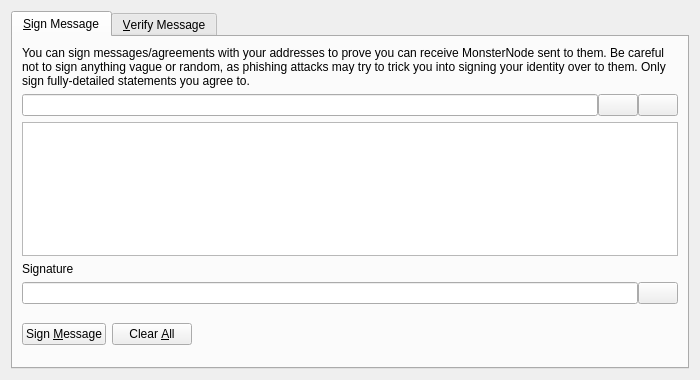
<?xml version="1.0" encoding="UTF-8"?>
<ui version="4.0">
 <class>SignVerifyMessageDialog</class>
 <widget class="QDialog" name="SignVerifyMessageDialog">
  <property name="geometry">
   <rect>
    <x>0</x>
    <y>0</y>
    <width>700</width>
    <height>380</height>
   </rect>
  </property>
  <property name="windowTitle">
   <string>Signatures - Sign / Verify a Message</string>
  </property>
  <property name="modal">
   <bool>true</bool>
  </property>
  <layout class="QVBoxLayout" name="verticalLayout">
   <item>
    <widget class="QTabWidget" name="tabWidget">
     <property name="currentIndex">
      <number>0</number>
     </property>
     <widget class="QWidget" name="tabSignMessage">
      <attribute name="title">
       <string>&amp;Sign Message</string>
      </attribute>
      <layout class="QVBoxLayout" name="verticalLayout_SM">
       <item>
        <widget class="QLabel" name="infoLabel_SM">
         <property name="text">
          <string>You can sign messages/agreements with your addresses to prove you can receive MonsterNode sent to them. Be careful not to sign anything vague or random, as phishing attacks may try to trick you into signing your identity over to them. Only sign fully-detailed statements you agree to.</string>
         </property>
         <property name="textFormat">
          <enum>Qt::PlainText</enum>
         </property>
         <property name="wordWrap">
          <bool>true</bool>
         </property>
        </widget>
       </item>
       <item>
        <layout class="QHBoxLayout" name="horizontalLayout_1_SM">
         <property name="spacing">
          <number>0</number>
         </property>
         <item>
          <widget class="QValidatedLineEdit" name="addressIn_SM">
           <property name="toolTip">
            <string>The MonsterNode address to sign the message with</string>
           </property>
          </widget>
         </item>
         <item>
          <widget class="QPushButton" name="addressBookButton_SM">
           <property name="toolTip">
            <string>Choose previously used address</string>
           </property>
           <property name="text">
            <string/>
           </property>
           <property name="shortcut">
            <string>Alt+A</string>
           </property>
           <property name="autoDefault">
            <bool>false</bool>
           </property>
          </widget>
         </item>
         <item>
          <widget class="QPushButton" name="pasteButton_SM">
           <property name="toolTip">
            <string>Paste address from clipboard</string>
           </property>
           <property name="text">
            <string/>
           </property>
           <property name="shortcut">
            <string>Alt+P</string>
           </property>
           <property name="autoDefault">
            <bool>false</bool>
           </property>
          </widget>
         </item>
        </layout>
       </item>
       <item>
        <widget class="QPlainTextEdit" name="messageIn_SM">
         <property name="toolTip">
          <string>Enter the message you want to sign here</string>
         </property>
        </widget>
       </item>
       <item>
        <widget class="QLabel" name="signatureLabel_SM">
         <property name="text">
          <string>Signature</string>
         </property>
         <property name="textFormat">
          <enum>Qt::PlainText</enum>
         </property>
        </widget>
       </item>
       <item>
        <layout class="QHBoxLayout" name="horizontalLayout_2_SM">
         <property name="spacing">
          <number>0</number>
         </property>
         <item>
          <widget class="QLineEdit" name="signatureOut_SM">
           <property name="font">
            <font>
             <italic>true</italic>
            </font>
           </property>
           <property name="readOnly">
            <bool>true</bool>
           </property>
          </widget>
         </item>
         <item>
          <widget class="QPushButton" name="copySignatureButton_SM">
           <property name="toolTip">
            <string>Copy the current signature to the system clipboard</string>
           </property>
           <property name="text">
            <string/>
           </property>
           <property name="autoDefault">
            <bool>false</bool>
           </property>
          </widget>
         </item>
        </layout>
       </item>
       <item>
        <layout class="QHBoxLayout" name="horizontalLayout_3_SM">
         <item>
          <widget class="QPushButton" name="signMessageButton_SM">
           <property name="toolTip">
            <string>Sign the message to prove you own this MonsterNode address</string>
           </property>
           <property name="text">
            <string>Sign &amp;Message</string>
           </property>
           <property name="autoDefault">
            <bool>false</bool>
           </property>
          </widget>
         </item>
         <item>
          <widget class="QPushButton" name="clearButton_SM">
           <property name="toolTip">
            <string>Reset all sign message fields</string>
           </property>
           <property name="text">
            <string>Clear &amp;All</string>
           </property>
           <property name="autoDefault">
            <bool>false</bool>
           </property>
          </widget>
         </item>
         <item>
          <spacer name="horizontalSpacer_1_SM">
           <property name="orientation">
            <enum>Qt::Horizontal</enum>
           </property>
           <property name="sizeHint" stdset="0">
            <size>
             <width>40</width>
             <height>48</height>
            </size>
           </property>
          </spacer>
         </item>
         <item>
          <widget class="QLabel" name="statusLabel_SM">
           <property name="font">
            <font>
             <weight>75</weight>
             <bold>true</bold>
            </font>
           </property>
           <property name="text">
            <string/>
           </property>
           <property name="wordWrap">
            <bool>true</bool>
           </property>
          </widget>
         </item>
         <item>
          <spacer name="horizontalSpacer_2_SM">
           <property name="orientation">
            <enum>Qt::Horizontal</enum>
           </property>
           <property name="sizeHint" stdset="0">
            <size>
             <width>40</width>
             <height>48</height>
            </size>
           </property>
          </spacer>
         </item>
        </layout>
       </item>
      </layout>
     </widget>
     <widget class="QWidget" name="tabVerifyMessage">
      <attribute name="title">
       <string>&amp;Verify Message</string>
      </attribute>
      <layout class="QVBoxLayout" name="verticalLayout_VM">
       <item>
        <widget class="QLabel" name="infoLabel_VM">
         <property name="text">
          <string>Enter the receiver's address, message (ensure you copy line breaks, spaces, tabs, etc. exactly) and signature below to verify the message. Be careful not to read more into the signature than what is in the signed message itself, to avoid being tricked by a man-in-the-middle attack. Note that this only proves the signing party receives with the address, it cannot prove sendership of any transaction!</string>
         </property>
         <property name="textFormat">
          <enum>Qt::PlainText</enum>
         </property>
         <property name="alignment">
          <set>Qt::AlignLeading|Qt::AlignLeft|Qt::AlignTop</set>
         </property>
         <property name="wordWrap">
          <bool>true</bool>
         </property>
        </widget>
       </item>
       <item>
        <layout class="QHBoxLayout" name="horizontalLayout_1_VM">
         <property name="spacing">
          <number>0</number>
         </property>
         <item>
          <widget class="QValidatedLineEdit" name="addressIn_VM">
           <property name="toolTip">
            <string>The MonsterNode address the message was signed with</string>
           </property>
          </widget>
         </item>
         <item>
          <widget class="QPushButton" name="addressBookButton_VM">
           <property name="toolTip">
            <string>Choose previously used address</string>
           </property>
           <property name="text">
            <string/>
           </property>
           <property name="shortcut">
            <string>Alt+A</string>
           </property>
           <property name="autoDefault">
            <bool>false</bool>
           </property>
          </widget>
         </item>
        </layout>
       </item>
       <item>
        <widget class="QPlainTextEdit" name="messageIn_VM"/>
       </item>
       <item>
        <widget class="QValidatedLineEdit" name="signatureIn_VM"/>
       </item>
       <item>
        <layout class="QHBoxLayout" name="horizontalLayout_2_VM">
         <item>
          <widget class="QPushButton" name="verifyMessageButton_VM">
           <property name="toolTip">
            <string>Verify the message to ensure it was signed with the specified MonsterNode address</string>
           </property>
           <property name="text">
            <string>Verify &amp;Message</string>
           </property>
           <property name="autoDefault">
            <bool>false</bool>
           </property>
          </widget>
         </item>
         <item>
          <widget class="QPushButton" name="clearButton_VM">
           <property name="toolTip">
            <string>Reset all verify message fields</string>
           </property>
           <property name="text">
            <string>Clear &amp;All</string>
           </property>
           <property name="autoDefault">
            <bool>false</bool>
           </property>
          </widget>
         </item>
         <item>
          <spacer name="horizontalSpacer_1_VM">
           <property name="orientation">
            <enum>Qt::Horizontal</enum>
           </property>
           <property name="sizeHint" stdset="0">
            <size>
             <width>40</width>
             <height>48</height>
            </size>
           </property>
          </spacer>
         </item>
         <item>
          <widget class="QLabel" name="statusLabel_VM">
           <property name="font">
            <font>
             <weight>75</weight>
             <bold>true</bold>
            </font>
           </property>
           <property name="text">
            <string/>
           </property>
           <property name="wordWrap">
            <bool>true</bool>
           </property>
          </widget>
         </item>
         <item>
          <spacer name="horizontalSpacer_2_VM">
           <property name="orientation">
            <enum>Qt::Horizontal</enum>
           </property>
           <property name="sizeHint" stdset="0">
            <size>
             <width>40</width>
             <height>48</height>
            </size>
           </property>
          </spacer>
         </item>
        </layout>
       </item>
      </layout>
     </widget>
    </widget>
   </item>
  </layout>
 </widget>
 <customwidgets>
  <customwidget>
   <class>QValidatedLineEdit</class>
   <extends>QLineEdit</extends>
   <header>qvalidatedlineedit.h</header>
  </customwidget>
 </customwidgets>
 <resources>
  <include location="../monsternode.qrc"/>
 </resources>
 <connections/>
</ui>
